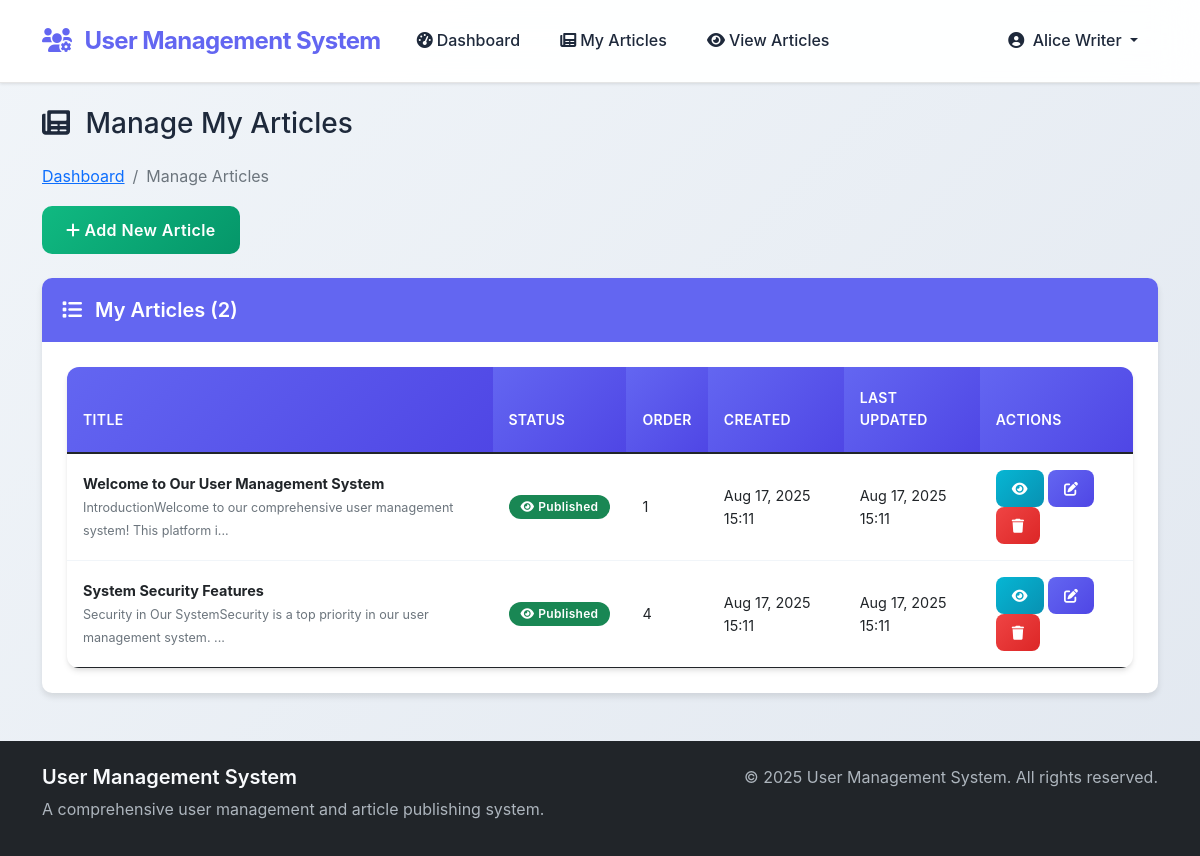
The app's page /dashboard/manage_articles.php (signed in) with its own data.
### tables this page shows
CREATE TABLE IF NOT EXISTS `articles` (
    `article_id` INT(11) NOT NULL AUTO_INCREMENT,
    `authorId` INT(11) NOT NULL,
    `article_title` VARCHAR(255) NOT NULL,
    `article_full_text` TEXT NOT NULL,
    `article_created_date` TIMESTAMP DEFAULT CURRENT_TIMESTAMP,
    `article_last_update` TIMESTAMP DEFAULT CURRENT_TIMESTAMP ON UPDATE CURRENT_TIMESTAMP,
    `article_display` ENUM('yes', 'no') DEFAULT 'yes',
    `article_order` INT(11) DEFAULT 0,
    PRIMARY KEY (`article_id`),
    KEY `authorId` (`authorId`),
    KEY `article_display` (`article_display`),
    KEY `article_created_date` (`article_created_date`),
    KEY `article_order` (`article_order`),
    CONSTRAINT `articles_ibfk_1` FOREIGN KEY (`authorId`) REFERENCES `users` (`userId`) ON DELETE CASCADE ON UPDATE CASCADE
);

### config/connection.php (called while the page is built, shortened)
<?php
class DatabaseConnection {
    private $connection;
    private static $instance = null;
    public static function getInstance() {
        if (self::$instance == null) {
            self::$instance = new DatabaseConnection();
        }
        return self::$instance;
    }
    private function connect() {
        try {
            $this->connection = new mysqli(DB_HOST, DB_USER, DB_PASSWORD, DB_NAME);
            $this->connection->set_charset("utf8");
        } catch (Exception $e) {
            error_log("Database connection error: " . $e->getMessage());
            die("Database connection failed. Please contact administrator.");
        }
    }
    public function prepare($query) {
        return $this->connection->prepare($query);
    }
}
?>

### includes/session.php (called while the page is built, shortened)
<?php
class SessionManager {
    public static function getCurrentUserId() {
        return $_SESSION['user_id'] ?? null;
    }
}
?>

### models/Article.php (called while the page is built, shortened)
<?php
class Article {
    private $db;
    public function __construct() {
        $this->db = DatabaseConnection::getInstance();
    }
    public function getByAuthor($authorId) {
        $stmt = $this->db->prepare("
            SELECT a.*, u.Full_Name as author_name
            FROM articles a
            JOIN users u ON a.authorId = u.userId
            WHERE a.authorId = ?
            ORDER BY a.article_created_date DESC
        ");
        $stmt->bind_param("i", $authorId);
        $stmt->execute();
        return $stmt->get_result()->fetch_all(MYSQLI_ASSOC);
    }
}
?>

### dashboard/manage_articles.php (the view, shortened to what this page needs)
<?php
require_once '../includes/session.php';
require_once '../includes/functions.php';
require_once '../models/Article.php';
$article = new Article();
$userId = SessionManager::getCurrentUserId();
$myArticles = $article->getByAuthor($userId);
include '../includes/header.php';
?>
<div class="row">
    <div class="col-12">
        <h1 class="h3 mb-4">
            <i class="fas fa-newspaper me-2"></i>
            Manage My Articles
        </h1>
        <?php echo generateBreadcrumb([
            ['text' => 'Dashboard', 'url' => 'dashboard.php'],
            ['text' => 'Manage Articles', 'url' => '#']
        ]); ?>
    </div>
</div>
<div class="row mb-4">
    <div class="col-12">
        <button type="button" class="btn btn-success" data-bs-toggle="modal" data-bs-target="#addArticleModal">
            <i class="fas fa-plus me-1"></i>Add New Article
        </button>
    </div>
</div>
<div class="row">
    <div class="col-12">
        <div class="card">
            <div class="card-header">
                <h5 class="mb-0">
                    <i class="fas fa-list me-2"></i>
                    My Articles (<?php echo count($myArticles); ?>)
                </h5>
            </div>
            <div class="card-body">
                <?php if (empty($myArticles)): ?>
                    <div class="text-center py-5">
                        <i class="fas fa-newspaper fa-3x text-muted mb-3"></i>
                        <h5 class="text-muted">No Articles Yet</h5>
                        <p class="text-muted mb-3">You haven't created any articles yet. Click the button above to create your first article.</p>
                        <button type="button" class="btn btn-success" data-bs-toggle="modal" data-bs-target="#addArticleModal">
                            <i class="fas fa-plus me-1"></i>Create First Article
                        </button>
                    </div>
                <?php else: ?>
                    <div class="table-responsive">
                        <table class="table table-hover">
                            <thead>
                                <tr>
                                    <th>Title</th>
                                    <th>Status</th>
                                    <th>Order</th>
                                    <th>Created</th>
                                    <th>Last Updated</th>
                                    <th>Actions</th>
                                </tr>
                            </thead>
                            <tbody>
                                <?php foreach ($myArticles as $articleData): ?>
                                    <tr class="searchable-row">
                                        <td>
                                            <strong><?php echo htmlspecialchars($articleData['article_title']); ?></strong>
                                            <br>
                                            <small class="text-muted">
                                                <?php echo truncateText(strip_tags($articleData['article_full_text']), 80); ?>
                                            </small>
                                        </td>
                                        <td>
                                            <?php if ($articleData['article_display'] === 'yes'): ?>
                                                <span class="badge bg-success status-published">
                                                    <i class="fas fa-eye me-1"></i>Published
                                                </span>
                                            <?php else: ?>
                                                <span class="badge bg-warning status-draft text-dark">
                                                    <i class="fas fa-edit me-1"></i>Draft
                                                </span>
                                            <?php endif; ?>
                                        </td>
                                        <td><?php echo $articleData['article_order']; ?></td>
                                        <td><?php echo formatDate($articleData['article_created_date']); ?></td>
                                        <td><?php echo formatDate($articleData['article_last_update']); ?></td>
                                        <td>
                                            <button type="button" class="btn btn-sm btn-info" onclick="viewArticle(<?php echo $articleData['article_id']; ?>)">
                                                <i class="fas fa-eye"></i>
                                            </button>
                                            <button type="button" class="btn btn-sm btn-primary" onclick="editArticle(<?php echo $articleData['article_id']; ?>)">
                                                <i class="fas fa-edit"></i>
                                            </button>
                                            <button type="button" class="btn btn-sm btn-danger" onclick="deleteArticle(<?php echo $articleData['article_id']; ?>, '<?php echo htmlspecialchars($articleData['article_title']); ?>')">
                                                <i class="fas fa-trash"></i>
                                            </button>
                                        </td>
                                    </tr>
                                <?php endforeach; ?>
                            </tbody>
                        </table>
                    </div>
                <?php endif; ?>
            </div>
        </div>
    </div>
</div>
<?php include '../includes/footer.php'; ?>

### assets/css/style.css (style rules this page uses)
:root { --primary-color: #6366f1; --primary-dark: #4f46e5; --primary-light: #a5b4fc; --secondary-color: #64748b; --success-color: #10b981; --danger-color: #ef4444; --warning-color: #f59e0b; --info-color: #06b6d4; --light-color: #f8fafc; --dark-color: #1e293b; --bg-gradient: linear-gradient(135deg, #667eea 0%, #764ba2 100%); --card-shadow: 0 4px 6px -1px rgba(0, 0, 0, 0.1), 0 2px 4px -1px rgba(0, 0, 0, 0.06); --card-shadow-hover: 0 10px 15px -3px rgba(0, 0, 0, 0.1), 0 4px 6px -2px rgba(0, 0, 0, 0.05); --border-radius: 12px; --transition: all 0.3s cubic-bezier(0.4, 0, 0.2, 1); }
* { box-sizing: border-box; }
body { font-family: 'Inter', -apple-system, BlinkMacSystemFont, 'Segoe UI', Roboto, sans-serif; background: linear-gradient(135deg, #f1f5f9 0%, #e2e8f0 100%); line-height: 1.6; color: var(--dark-color); min-height: 100vh; }
.table-responsive { border-radius: var(--border-radius); overflow: hidden; box-shadow: var(--card-shadow); background: white; }
.table { margin: 0; font-size: 0.9rem; }
.table thead th { background: linear-gradient(135deg, var(--primary-color) 0%, var(--primary-dark) 100%); color: white; border: none; font-weight: 600; padding: 20px 16px; font-size: 0.875rem; letter-spacing: 0.025em; text-transform: uppercase; }
.table tbody tr { border-bottom: 1px solid #f1f5f9; transition: var(--transition); }
.table tbody td { padding: 16px; vertical-align: middle; border-top: none; }
.table tbody tr:last-child { border-bottom: none; }
.btn { border-radius: 10px; font-weight: 600; padding: 12px 24px; transition: var(--transition); border: none; position: relative; overflow: hidden; letter-spacing: 0.025em; }
.btn::before { content: ''; position: absolute; top: 0; left: -100%; width: 100%; height: 100%; background: linear-gradient(90deg, transparent, rgba(255, 255, 255, 0.2), transparent); transition: var(--transition); }
.btn-primary { background: linear-gradient(135deg, var(--primary-color) 0%, var(--primary-dark) 100%); color: white; }
.btn-success { background: linear-gradient(135deg, var(--success-color) 0%, #059669 100%); color: white; }
.btn-danger { background: linear-gradient(135deg, var(--danger-color) 0%, #dc2626 100%); color: white; }
.btn-info { background: linear-gradient(135deg, var(--info-color) 0%, #0891b2 100%); color: white; }
.btn-sm { padding: 8px 16px; font-size: 0.875rem; border-radius: 8px; }
.card { border: none; border-radius: 10px; box-shadow: 0 4px 6px rgba(0, 0, 0, 0.1); }
.card-header { background-color: var(--primary-color); color: white; border-radius: 10px 10px 0 0 !important; padding: 20px; border: none; }
.card-header h5 { margin: 0; font-weight: 600; }
.card-body { padding: 25px; }
.badge { font-size: 0.75rem; padding: 6px 12px; border-radius: 20px; }
.status-published { background-color: var(--success-color); }
.badge { border-radius: 20px; padding: 6px 12px; font-weight: 600; font-size: 0.75rem; letter-spacing: 0.025em; }

### records on screen
articles: article_title "Welcome to Our User Management System", article_full_text "IntroductionWelcome to our comprehensive user management system! This platform i...", article_display "yes" (drawn), article_order "1", article_created_date "Aug 17, 2025 15:11", article_last_update "Aug 17, 2025 15:11"
articles: article_title "System Security Features", article_full_text "Security in Our SystemSecurity is a top priority in our user management system. ...", article_display "yes" (drawn), article_order "4", article_created_date "Aug 17, 2025 15:11", article_last_update "Aug 17, 2025 15:11"

### other values on screen
APP_NAME "User Management System"
SessionManager::getCurrentFullName() "Alice Writer"
$item['text'] "Dashboard"
$item['text'] "Manage Articles"
count($myArticles) "2"
